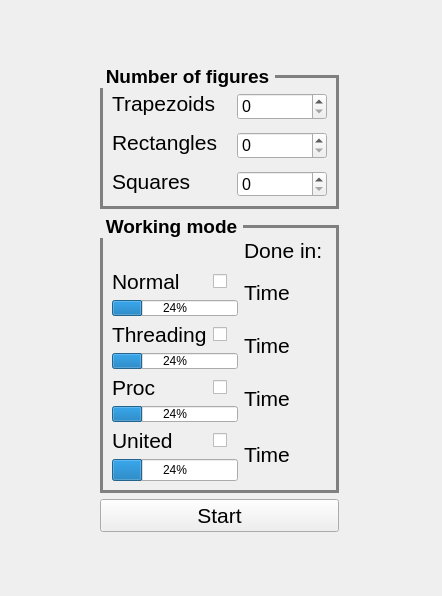
<?xml version="1.0" encoding="UTF-8"?>
<ui version="4.0">
 <class>MainWindow</class>
 <widget class="QMainWindow" name="MainWindow">
  <property name="geometry">
   <rect>
    <x>0</x>
    <y>0</y>
    <width>442</width>
    <height>596</height>
   </rect>
  </property>
  <property name="windowTitle">
   <string>MainWindow</string>
  </property>
  <property name="styleSheet">
   <string notr="true"> QGroupBox::title {
                subcontrol-origin: margin;
                padding: 0 3px;
           } 
QGroupBox {
                font-weight: bold;
                border: 3px solid gray;
                margin-top: 10px;
            }</string>
  </property>
  <widget class="QWidget" name="centralwidget">
   <layout class="QGridLayout" name="gridLayout_3">
    <item row="0" column="1">
     <spacer name="verticalSpacer">
      <property name="orientation">
       <enum>Qt::Vertical</enum>
      </property>
      <property name="sizeHint" stdset="0">
       <size>
        <width>20</width>
        <height>70</height>
       </size>
      </property>
     </spacer>
    </item>
    <item row="1" column="0">
     <spacer name="horizontalSpacer_2">
      <property name="orientation">
       <enum>Qt::Horizontal</enum>
      </property>
      <property name="sizeHint" stdset="0">
       <size>
        <width>130</width>
        <height>20</height>
       </size>
      </property>
     </spacer>
    </item>
    <item row="1" column="1">
     <layout class="QVBoxLayout" name="verticalLayout">
      <item>
       <widget class="QGroupBox" name="groupBoxNumberOfFigures">
        <property name="minimumSize">
         <size>
          <width>239</width>
          <height>144</height>
         </size>
        </property>
        <property name="maximumSize">
         <size>
          <width>239</width>
          <height>1700</height>
         </size>
        </property>
        <property name="font">
         <font>
          <pointsize>14</pointsize>
          <weight>75</weight>
          <bold>true</bold>
         </font>
        </property>
        <property name="title">
         <string>Number of figures</string>
        </property>
        <layout class="QGridLayout" name="gridLayout">
         <item row="0" column="0" rowspan="2" colspan="2">
          <widget class="QLabel" name="label">
           <property name="font">
            <font>
             <pointsize>16</pointsize>
            </font>
           </property>
           <property name="text">
            <string>Trapezoids</string>
           </property>
          </widget>
         </item>
         <item row="1" column="1">
          <widget class="QSpinBox" name="spinBoxTrapezoid">
           <property name="maximumSize">
            <size>
             <width>90</width>
             <height>32</height>
            </size>
           </property>
           <property name="font">
            <font>
             <pointsize>12</pointsize>
            </font>
           </property>
          </widget>
         </item>
         <item row="4" column="0" rowspan="2" colspan="2">
          <widget class="QLabel" name="label_4">
           <property name="font">
            <font>
             <pointsize>16</pointsize>
            </font>
           </property>
           <property name="text">
            <string>Squares</string>
           </property>
          </widget>
         </item>
         <item row="2" column="0" rowspan="2" colspan="2">
          <widget class="QLabel" name="label_3">
           <property name="font">
            <font>
             <pointsize>16</pointsize>
            </font>
           </property>
           <property name="text">
            <string>Rectangles</string>
           </property>
          </widget>
         </item>
         <item row="3" column="1">
          <widget class="QSpinBox" name="spinBoxRectangle">
           <property name="maximumSize">
            <size>
             <width>90</width>
             <height>32</height>
            </size>
           </property>
           <property name="font">
            <font>
             <pointsize>12</pointsize>
            </font>
           </property>
          </widget>
         </item>
         <item row="5" column="1">
          <widget class="QSpinBox" name="spinBoxSquare">
           <property name="maximumSize">
            <size>
             <width>90</width>
             <height>32</height>
            </size>
           </property>
           <property name="font">
            <font>
             <pointsize>12</pointsize>
            </font>
           </property>
          </widget>
         </item>
        </layout>
       </widget>
      </item>
      <item>
       <widget class="QGroupBox" name="groupBoxWorkingMode">
        <property name="minimumSize">
         <size>
          <width>239</width>
          <height>278</height>
         </size>
        </property>
        <property name="font">
         <font>
          <pointsize>14</pointsize>
          <weight>75</weight>
          <bold>true</bold>
         </font>
        </property>
        <property name="title">
         <string>Working mode</string>
        </property>
        <layout class="QGridLayout" name="gridLayout_2">
         <item row="1" column="0">
          <widget class="QLabel" name="label_5">
           <property name="minimumSize">
            <size>
             <width>0</width>
             <height>25</height>
            </size>
           </property>
           <property name="font">
            <font>
             <pointsize>16</pointsize>
            </font>
           </property>
           <property name="text">
            <string>Normal</string>
           </property>
          </widget>
         </item>
         <item row="2" column="0" colspan="2">
          <widget class="QProgressBar" name="progressBar">
           <property name="minimumSize">
            <size>
             <width>0</width>
             <height>16</height>
            </size>
           </property>
           <property name="maximumSize">
            <size>
             <width>16777215</width>
             <height>16</height>
            </size>
           </property>
           <property name="value">
            <number>24</number>
           </property>
          </widget>
         </item>
         <item row="1" column="1">
          <widget class="QCheckBox" name="checkBoxNorm">
           <property name="maximumSize">
            <size>
             <width>25</width>
             <height>25</height>
            </size>
           </property>
           <property name="text">
            <string/>
           </property>
          </widget>
         </item>
         <item row="6" column="0">
          <widget class="QLabel" name="label_7">
           <property name="minimumSize">
            <size>
             <width>0</width>
             <height>25</height>
            </size>
           </property>
           <property name="maximumSize">
            <size>
             <width>16777215</width>
             <height>25</height>
            </size>
           </property>
           <property name="font">
            <font>
             <pointsize>16</pointsize>
            </font>
           </property>
           <property name="text">
            <string>Proc</string>
           </property>
          </widget>
         </item>
         <item row="6" column="1">
          <widget class="QCheckBox" name="checkBoxMultithreading">
           <property name="minimumSize">
            <size>
             <width>25</width>
             <height>25</height>
            </size>
           </property>
           <property name="maximumSize">
            <size>
             <width>25</width>
             <height>25</height>
            </size>
           </property>
           <property name="text">
            <string/>
           </property>
          </widget>
         </item>
         <item row="3" column="1">
          <widget class="QCheckBox" name="checkBoxThreading">
           <property name="maximumSize">
            <size>
             <width>25</width>
             <height>25</height>
            </size>
           </property>
           <property name="text">
            <string/>
           </property>
          </widget>
         </item>
         <item row="3" column="0">
          <widget class="QLabel" name="label_6">
           <property name="minimumSize">
            <size>
             <width>0</width>
             <height>25</height>
            </size>
           </property>
           <property name="maximumSize">
            <size>
             <width>16777215</width>
             <height>25</height>
            </size>
           </property>
           <property name="font">
            <font>
             <pointsize>16</pointsize>
            </font>
           </property>
           <property name="text">
            <string>Threading</string>
           </property>
          </widget>
         </item>
         <item row="7" column="0" colspan="2">
          <widget class="QProgressBar" name="progressBar_3">
           <property name="minimumSize">
            <size>
             <width>0</width>
             <height>16</height>
            </size>
           </property>
           <property name="maximumSize">
            <size>
             <width>16777215</width>
             <height>16</height>
            </size>
           </property>
           <property name="value">
            <number>24</number>
           </property>
          </widget>
         </item>
         <item row="4" column="0" colspan="2">
          <widget class="QProgressBar" name="progressBar_2">
           <property name="minimumSize">
            <size>
             <width>0</width>
             <height>16</height>
            </size>
           </property>
           <property name="maximumSize">
            <size>
             <width>16777215</width>
             <height>16</height>
            </size>
           </property>
           <property name="value">
            <number>24</number>
           </property>
          </widget>
         </item>
         <item row="8" column="0">
          <widget class="QLabel" name="label_8">
           <property name="font">
            <font>
             <pointsize>16</pointsize>
            </font>
           </property>
           <property name="text">
            <string>United</string>
           </property>
          </widget>
         </item>
         <item row="8" column="1">
          <widget class="QCheckBox" name="checkBox">
           <property name="minimumSize">
            <size>
             <width>25</width>
             <height>25</height>
            </size>
           </property>
           <property name="maximumSize">
            <size>
             <width>25</width>
             <height>25</height>
            </size>
           </property>
           <property name="text">
            <string/>
           </property>
          </widget>
         </item>
         <item row="9" column="0" colspan="2">
          <widget class="QProgressBar" name="progressBar_4">
           <property name="value">
            <number>24</number>
           </property>
          </widget>
         </item>
         <item row="0" column="2">
          <widget class="QLabel" name="label_2">
           <property name="font">
            <font>
             <pointsize>16</pointsize>
            </font>
           </property>
           <property name="text">
            <string>Done in:</string>
           </property>
          </widget>
         </item>
         <item row="1" column="2" rowspan="2">
          <widget class="QLabel" name="label_9">
           <property name="font">
            <font>
             <pointsize>16</pointsize>
            </font>
           </property>
           <property name="text">
            <string>Time</string>
           </property>
          </widget>
         </item>
         <item row="3" column="2" rowspan="2">
          <widget class="QLabel" name="label_10">
           <property name="font">
            <font>
             <pointsize>16</pointsize>
            </font>
           </property>
           <property name="text">
            <string>Time</string>
           </property>
          </widget>
         </item>
         <item row="6" column="2" rowspan="2">
          <widget class="QLabel" name="label_11">
           <property name="font">
            <font>
             <pointsize>16</pointsize>
            </font>
           </property>
           <property name="text">
            <string>Time</string>
           </property>
          </widget>
         </item>
         <item row="8" column="2" rowspan="2">
          <widget class="QLabel" name="label_12">
           <property name="font">
            <font>
             <pointsize>16</pointsize>
            </font>
           </property>
           <property name="text">
            <string>Time</string>
           </property>
          </widget>
         </item>
        </layout>
       </widget>
      </item>
      <item>
       <widget class="QPushButton" name="pushButtonStart">
        <property name="font">
         <font>
          <pointsize>16</pointsize>
         </font>
        </property>
        <property name="text">
         <string>Start</string>
        </property>
       </widget>
      </item>
     </layout>
    </item>
    <item row="2" column="1">
     <spacer name="verticalSpacer_2">
      <property name="orientation">
       <enum>Qt::Vertical</enum>
      </property>
      <property name="sizeHint" stdset="0">
       <size>
        <width>20</width>
        <height>69</height>
       </size>
      </property>
     </spacer>
    </item>
    <item row="1" column="2">
     <spacer name="horizontalSpacer">
      <property name="orientation">
       <enum>Qt::Horizontal</enum>
      </property>
      <property name="sizeHint" stdset="0">
       <size>
        <width>132</width>
        <height>20</height>
       </size>
      </property>
     </spacer>
    </item>
   </layout>
  </widget>
 </widget>
 <resources/>
 <connections/>
</ui>
